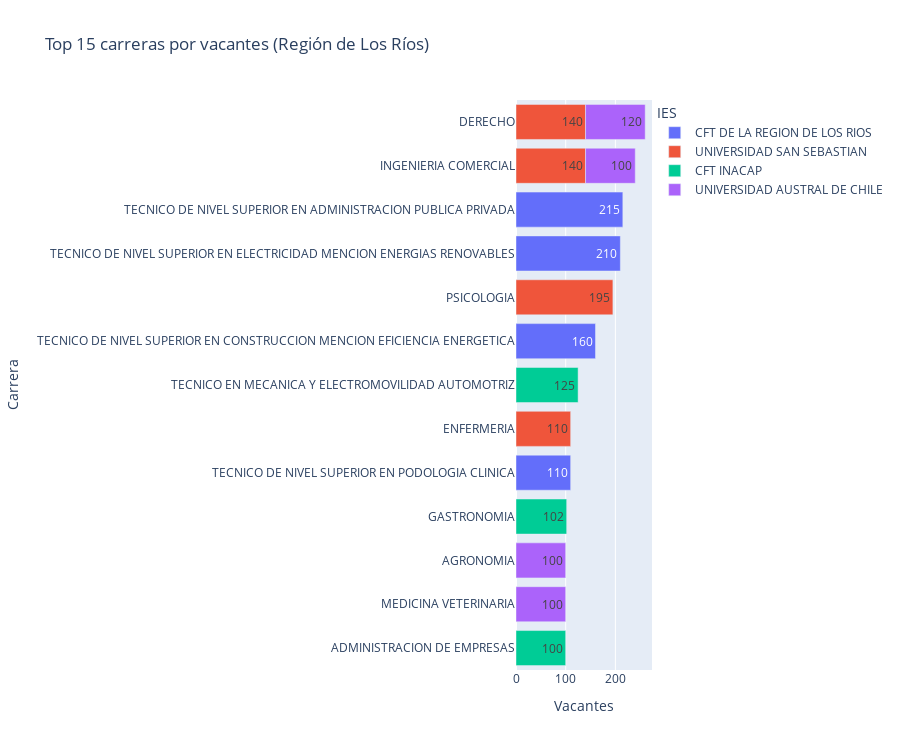

The notebook cell this image was saved under:
### Code cell
top_carreras = (
    los_rios.groupby(['nombre_carrera', 'nombre_ies'], as_index=False)
    .agg(vacantes_totales=('total_vacantes', 'sum'),
         arancel_promedio=('arancel_anual', 'mean'))
    .sort_values('vacantes_totales', ascending=False)
    .head(15)
)
fig_carreras = px.bar(
    top_carreras,
    x='vacantes_totales',
    y='nombre_carrera',
    color='nombre_ies',
    text='vacantes_totales',
    orientation='h',
    title='Top 15 carreras por vacantes (Región de Los Ríos)',
    labels={'nombre_carrera': 'Carrera', 'vacantes_totales': 'Vacantes', 'nombre_ies': 'IES'}
)
fig_carreras.update_layout(height=750, yaxis={'categoryorder': 'total ascending'})
fig_carreras

### Figure 1 — Plotly figure (JSON) as saved in the notebook; plotly's stock layout.template omitted (floating-point values rounded to 4 significant figures)
{"data": [{"hovertemplate": "IES=CFT DE LA REGION DE LOS RIOS<br>Vacantes=%{text}<br>Carrera=%{y}<extra></extra>", "legendgroup": "CFT DE LA REGION DE LOS RIOS", "marker": {"color": "#636efa", "pattern": {"shape": ""}}, "name": "CFT DE LA REGION DE LOS RIOS", "orientation": "h", "showlegend": true, "text": [215.0, 210.0, 160.0, 110.0], "textposition": "auto", "type": "bar", "x": [215, 210, 160, 110], "xaxis": "x", "y": ["TECNICO DE NIVEL SUPERIOR EN ADMINISTRACION PUBLICA PRIVADA", "TECNICO DE NIVEL SUPERIOR EN ELECTRICIDAD MENCION ENERGIAS RENOVABLES", "TECNICO DE NIVEL SUPERIOR EN CONSTRUCCION MENCION EFICIENCIA ENERGETICA", "TECNICO DE NIVEL SUPERIOR EN PODOLOGIA CLINICA"], "yaxis": "y"}, {"hovertemplate": "IES=UNIVERSIDAD SAN SEBASTIAN<br>Vacantes=%{text}<br>Carrera=%{y}<extra></extra>", "legendgroup": "UNIVERSIDAD SAN SEBASTIAN", "marker": {"color": "#EF553B", "pattern": {"shape": ""}}, "name": "UNIVERSIDAD SAN SEBASTIAN", "orientation": "h", "showlegend": true, "text": [195.0, 140.0, 140.0, 110.0], "textposition": "auto", "type": "bar", "x": [195, 140, 140, 110], "xaxis": "x", "y": ["PSICOLOGIA", "INGENIERIA COMERCIAL", "DERECHO", "ENFERMERIA"], "yaxis": "y"}, {"hovertemplate": "IES=CFT INACAP<br>Vacantes=%{text}<br>Carrera=%{y}<extra></extra>", "legendgroup": "CFT INACAP", "marker": {"color": "#00cc96", "pattern": {"shape": ""}}, "name": "CFT INACAP", "orientation": "h", "showlegend": true, "text": [125.0, 102.0, 100.0], "textposition": "auto", "type": "bar", "x": [125, 102, 100], "xaxis": "x", "y": ["TECNICO EN MECANICA Y ELECTROMOVILIDAD AUTOMOTRIZ", "GASTRONOMIA", "ADMINISTRACION DE EMPRESAS"], "yaxis": "y"}, {"hovertemplate": "IES=UNIVERSIDAD AUSTRAL DE CHILE<br>Vacantes=%{text}<br>Carrera=%{y}<extra></extra>", "legendgroup": "UNIVERSIDAD AUSTRAL DE CHILE", "marker": {"color": "#ab63fa", "pattern": {"shape": ""}}, "name": "UNIVERSIDAD AUSTRAL DE CHILE", "orientation": "h", "showlegend": true, "text": [120.0, 100.0, 100.0, 100.0], "textposition": "auto", "type": "bar", "x": [120, 100, 100, 100], "xaxis": "x", "y": ["DERECHO", "INGENIERIA COMERCIAL", "MEDICINA VETERINARIA", "AGRONOMIA"], "yaxis": "y"}], "layout": {"barmode": "relative", "height": 750, "legend": {"title": {"text": "IES"}, "tracegroupgap": 0}, "title": {"text": "Top 15 carreras por vacantes (Región de Los Ríos)"}, "xaxis": {"anchor": "y", "domain": [0, 1], "title": {"text": "Vacantes"}}, "yaxis": {"anchor": "x", "categoryorder": "total ascending", "domain": [0, 1], "title": {"text": "Carrera"}}}}
